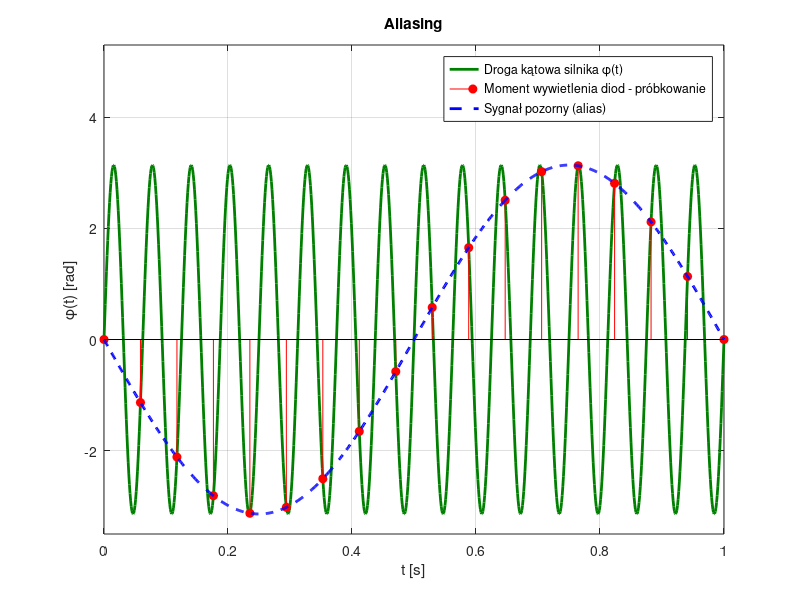

MATLAB code for this plot:
clc; clear; close all;

f = 16;
A = 3.14;

Fs_cont = 1000;
t = 0:1/Fs_cont:1;

x = A * sin(2*pi*f*t);

l_probek = 17;
czas_probkowania = 0:1/l_probek:1.0;
sygnal_sprobkowany = A * sin(2*pi*f*czas_probkowania);

interpolacja = interp1(czas_probkowania, sygnal_sprobkowany, t, 'spline');


figure
plot(t, x, 'Color', [0 0.5 0], 'LineWidth', 2); hold on;
stem(czas_probkowania, sygnal_sprobkowany, 'r', 'filled');
plot(t, interpolacja, 'b--', 'LineWidth', 2);

grid on
xlabel('t [s]')
ylabel('\phi(t) [rad]')
ylim([-3.5 5.3])


title('Aliasing')
legend('Droga kątowa silnika \phi(t)', ...
       'Moment wywietlenia diod - próbkowanie', ...
       'Sygnał pozorny (alias)', ...
       'Location','best')
